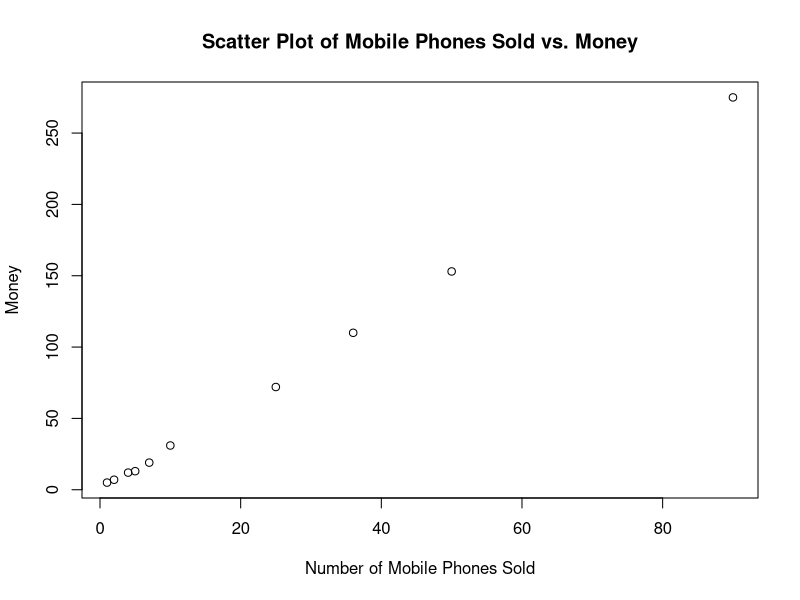

Reproduce this figure in R.
# Given data
x <- c(4, 1, 5, 7, 10, 2, 50, 25, 90, 36)
y <- c(12, 5, 13, 19, 31, 7, 153, 72, 275, 110)

# Create a scatter plot
plot(x, y, xlab = "Number of Mobile Phones Sold", ylab = "Money",
     main = "Scatter Plot of Mobile Phones Sold vs. Money")